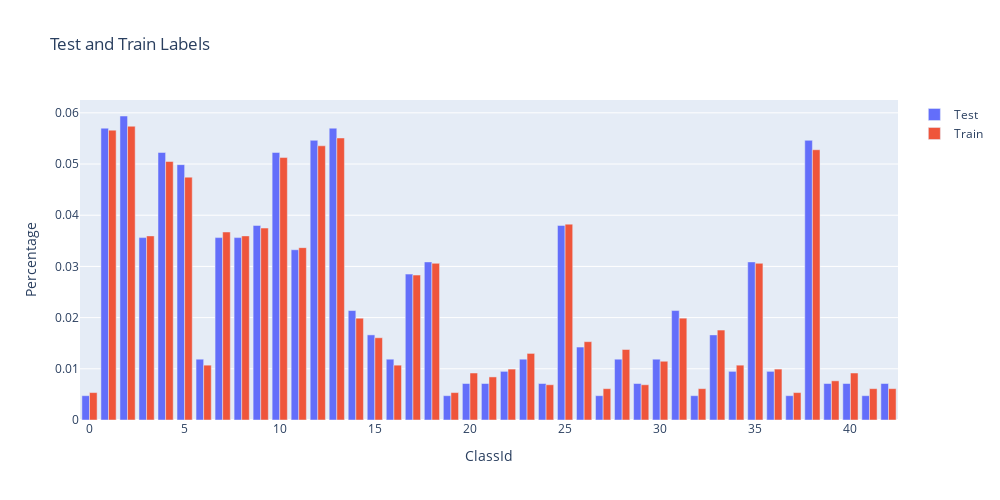

The notebook cell this image was saved under:
### Code cell
#2
test_Y_counts = {key: testY.count(key) for key in np.unique(testY)}
train_Y_counts = {key: trainY.count(key) for key in np.unique(trainY)}

fig = go.Figure(data=[go.Bar(name="Test",x=list(test_Y_counts.keys()), y=[value/sum(test_Y_counts.values()) for value in test_Y_counts.values()])])
fig.add_trace(go.Bar(name="Train",x=list(train_Y_counts.keys()), y=[value/sum(train_Y_counts.values()) for value in train_Y_counts.values()]))
fig.update_layout(title="Test and Train Labels")
fig.update_layout(xaxis_title="ClassId", yaxis_title="Percentage",width=1000, height=500)
fig.show()

### Figure 1 — Plotly figure (JSON) as saved in the notebook; plotly's stock layout.template omitted (floating-point values rounded to 4 significant figures)
{"data": [{"name": "Test", "type": "bar", "x": [0, 1, 2, 3, 4, 5, 6, 7, 8, 9, 10, 11, 12, 13, 14, 15, 16, 17, 18, 19, 20, 21, 22, 23, 24, 25, 26, 27, 28, 29, 30, 31, 32, 33, 34, 35, 36, 37, 38, 39, 40, 41, 42], "y": [0.004751, 0.05701, 0.05938, 0.03563, 0.05226, 0.04988, 0.01188, 0.03563, 0.03563, 0.038, 0.05226, 0.03325, 0.05463, 0.05701, 0.02138, 0.01663, 0.01188, 0.0285, 0.03088, 0.004751, 0.007126, 0.007126, 0.009501, 0.01188, 0.007126, 0.038, 0.01425, 0.004751, 0.01188, 0.007126, 0.01188, 0.02138, 0.004751, 0.01663, 0.009501, 0.03088, 0.009501, 0.004751, 0.05463, 0.007126, 0.007126, 0.004751, 0.007126]}, {"name": "Train", "type": "bar", "x": [0, 1, 2, 3, 4, 5, 6, 7, 8, 9, 10, 11, 12, 13, 14, 15, 16, 17, 18, 19, 20, 21, 22, 23, 24, 25, 26, 27, 28, 29, 30, 31, 32, 33, 34, 35, 36, 37, 38, 39, 40, 41, 42], "y": [0.005356, 0.05662, 0.05738, 0.03596, 0.0505, 0.04744, 0.01071, 0.03673, 0.03596, 0.03749, 0.05126, 0.03367, 0.05356, 0.05509, 0.01989, 0.01607, 0.01071, 0.02831, 0.03061, 0.005356, 0.009182, 0.008416, 0.009947, 0.01301, 0.006886, 0.03826, 0.0153, 0.006121, 0.01377, 0.006886, 0.01148, 0.01989, 0.006121, 0.01757, 0.01071, 0.03061, 0.009947, 0.005356, 0.05279, 0.007651, 0.009182, 0.006121, 0.006121]}], "layout": {"height": 500, "title": {"text": "Test and Train Labels"}, "width": 1000, "xaxis": {"title": {"text": "ClassId"}}, "yaxis": {"title": {"text": "Percentage"}}}}
